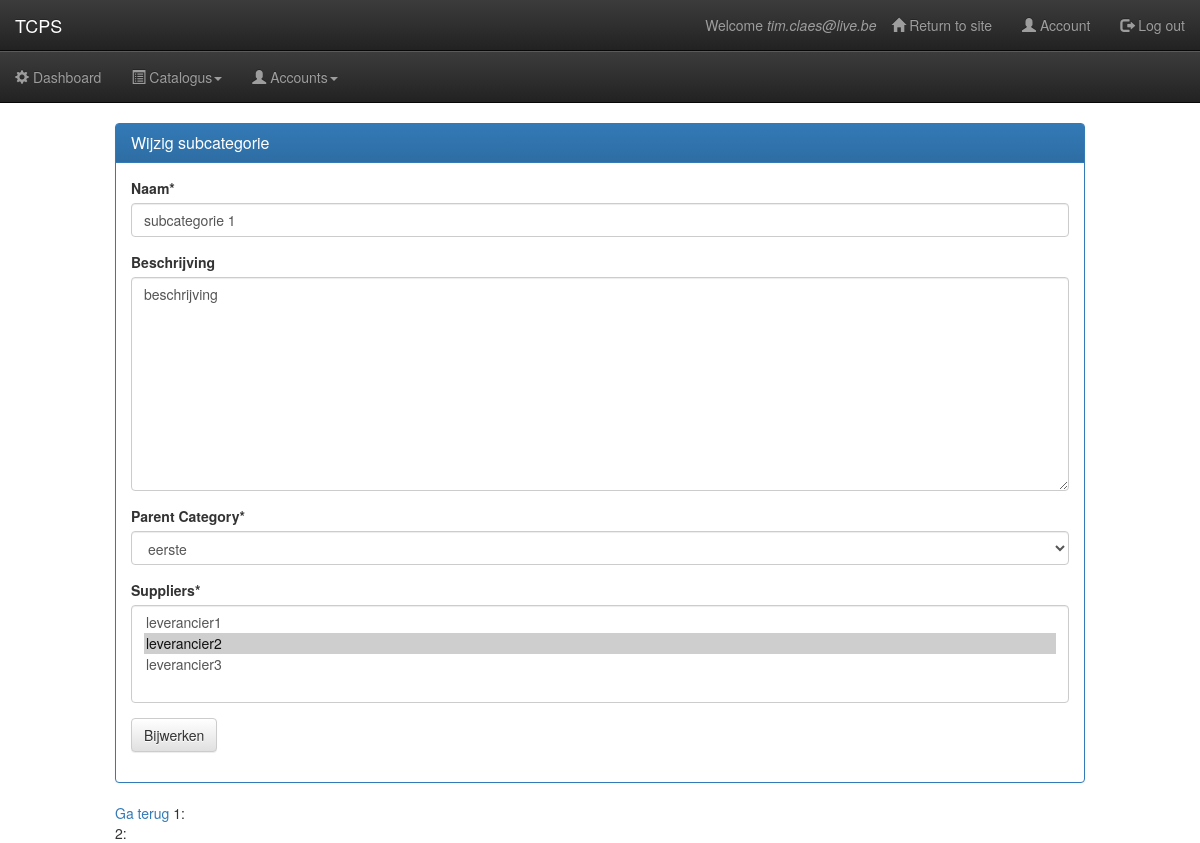
Page /products/dashboard/subcategorie/update/sub1/ (signed in) on the earlier database version.
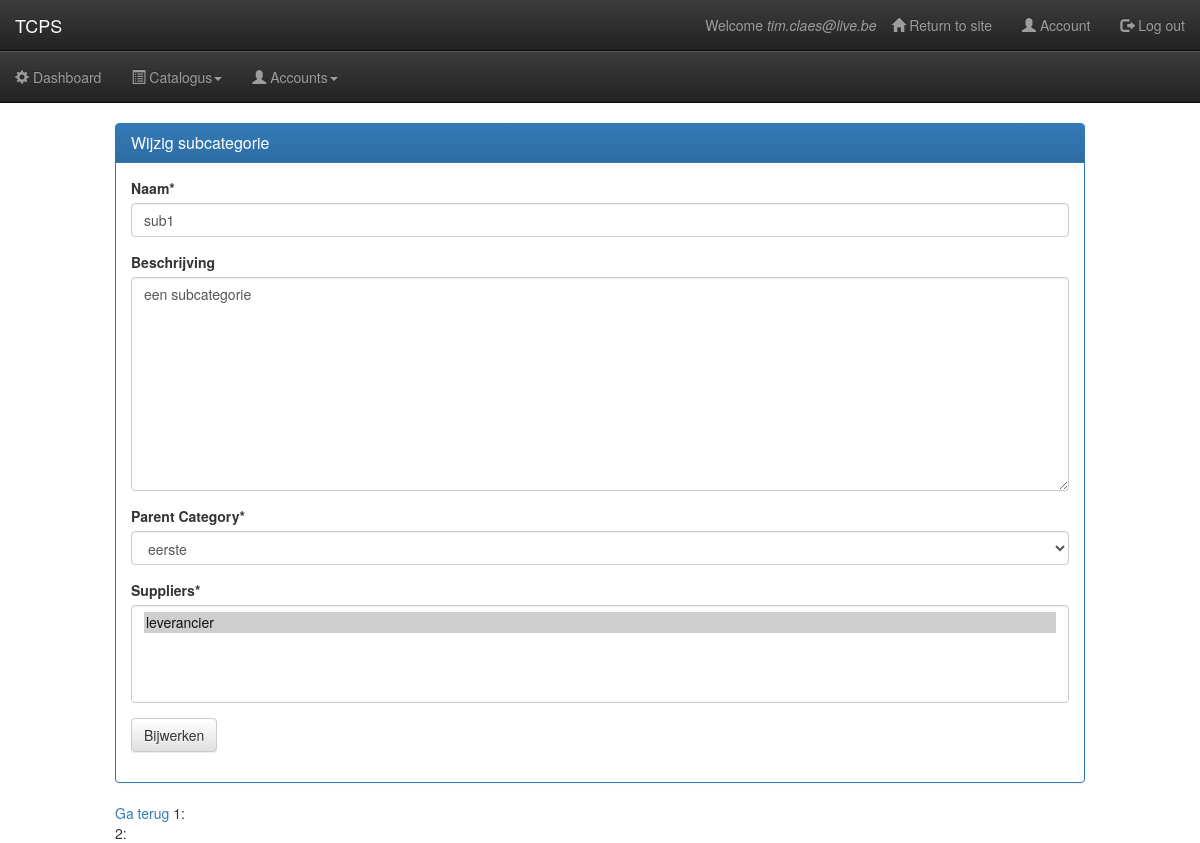
Same page on the later database version.
### catalogue/models.py (models this page shows)
class MetaOptionsMixin(object):
 	def get_verbose_name(self):
 		return self._meta.verbose_name
  	def get_verbose_name_plural(self):
 		return self._meta.verbose_name_plural
	def get_class_name(self):
		return self._meta.object_name

class SubCategory(MetaOptionsMixin, models.Model):
	name = models.CharField(_('Naam'), max_length=255, unique=True)
	slug = models.CharField(_('Slug'), max_length=255, unique=False)
	description = models.TextField(_('Beschrijving'), null=True, blank=True)
	parent_category = models.ForeignKey(Category, verbose_name='Parent Category', related_name='subcategories')
	suppliers = models.ManyToManyField('Supplier', related_name='categories')
	class Meta:
		app_label = 'catalogue'
		ordering = ['name']
		verbose_name = _('subcategorie')
		verbose_name_plural = _('subcategorieen')
	def __unicode__(self):
		return self.name
	def __str__(self):
		return self.name

class Category(MetaOptionsMixin, models.Model):
	name = models.CharField(_('Naam'), max_length=255, unique=True)
	image = models.ImageField(_('Afbeelding'), upload_to='categories', blank=True, null=True, max_length=255)
	slug = models.SlugField(_('Slug'), unique=True, max_length=255)
	class Meta:
		app_label = 'catalogue'
		ordering = ['name']
		verbose_name = _('categorie')
		verbose_name_plural = _('categorieen')
	def __unicode__(self):
		return self.name
	def __str__(self):
		return self.name
	def get_absolute_url(self):
		return '/dashboard/'

class Supplier(MetaOptionsMixin, models.Model):
	name = models.CharField(_('Naam'), max_length=255, unique=True)
	slug = models.CharField(_('Slug'), max_length=255, unique=False)
	description = models.TextField(_('Description'), null=True, blank=True)
	website = models.URLField(blank=True)
	logo = models.ImageField(max_length=255, blank=True)
	class Meta:
		app_label = 'catalogue'
		ordering = ['name']
		verbose_name = _('leverancier')
		verbose_name_plural = _('leveranciers')
	def __unicode__(self):
		return self.name
	def __str__(self):
		return self.name

### catalogue/views.py (the view)
# urls.py: url(r'^dashboard/subcategorie/update/(?P<slug>[\w-]+)/$', SubCategoryUpdateView.as_view(), name='subcategory-update'),
class SubCategoryUpdateView(SubCategoryActionMixin, UpdateView):
	model = SubCategory
	template_name = 'item_edit.html'
	success_url = reverse_lazy('subcategory-list')

### catalogue/views.py (called while the page is built)
	def get_context_data(self, **kwargs):
		ctx = super(SubCategoryActionMixin, self).get_context_data(**kwargs)
		ctx['modelname'] = 'subcategorie'
		return ctx

### catalogue/templates/item_edit.html (shortened to what this page needs)
{% extends 'dashboard_layout.html' %}
{% load crispy_forms_tags %}
{% block content %}
<div class="container-fluid">
	<div class="row">
		<div class="col-md-10 col-md-offset-1">
			<div class="panel panel-primary">
				<div class="panel-heading clearfix">
					<h5 class="panel-title pull-left">
					{% if object %}
						Wijzig {{ modelname }}
					{% else %}
						Nieuwe {{ modelname }}
					{% endif %}
					</h5>
				</div>
				<div class="panel-body">
					<div class="form-group">
						<form method="POST">
							<ul class="list-unstyled">
							{{ form|crispy }}
							</ul>
							{% if object %}
							<input class="btn btn-default" type="submit" value="Bijwerken" />
							{% else %}
							<input class="btn btn-default" type="submit" value="Bewaren" />
							{% endif %}
						</form>
					</div>
				</div>
			</div>
		</div>
	</div>
	<div class="row">
		<div class="col-md-10 col-md-offset-1">
			<a href="{{request.META.HTTP_REFERER}}">Ga terug</a>
			1: {{ object.supplier }}<br>
			2: {{ object.subcategory.parent_category.slug }}
		</div>
	</div>
</div>
{% endblock content %}

### catalogue/templates/dashboard_layout.html (shortened to what this page needs)
{% extends 'base.html' %}
{% load staticfiles i18n widget_tweaks %}
{% block extra_css %}
    <link rel="stylesheet" href="{% static 'css/dashboardstyle.css' %}">
{% endblock extra_css %}
{% block navbar %}
    <nav class="navbar navbar-static-top navbar-inverse navbar-accounts">
        <div class="container-fluid">
            <div class="navbar-header">
                <span class="navbar-brand">TCPS</span>
            </div>
            <div class="collapse navbar-collapse nav-accounts">
                <ul class="nav navbar-nav navbar-right">
                    <li id="welcome"><span>{% trans "Welcome" %} <em>{{ user.get_full_name|default:request.user.email }}</em></span></li>
                    <li><a href="{{ homepage_url }}"><i class="glyphicon glyphicon-home"></i> {% trans "Return to site" %}</a></li>
                    <li><a href="url 'customer:summary' "><i class="glyphicon glyphicon-user"></i> {% trans "Account" %}</a></li>
                    <li><a href="{% url 'logout' %}"><i class="glyphicon glyphicon-log-out"></i> {% trans "Log out" %}</a></li>
                </ul>
            </div>
        </div>
    </nav>
    <nav class="navbar navbar-static-top navbar-inverse main-navigation">
        <div class="collapse navbar-collapse nav-primary">
            <ul class="nav navbar-nav">
                <li>
                    <a href="/products/dashboard/">
                        <span class="glyphicon glyphicon-cog" aria-hidden="true"></span> Dashboard
                    </a>
                </li>
                <li class="dropdown">
                    <a href="#" class="dropdown-toggle" data-toggle="dropdown" role-"button" aria-expanded="false">
                        <span class="glyphicon glyphicon-list-alt " aria-hidden="true"></span> Catalogus<b class="caret"></b>
                    </a>
                </li>
                <li class="dropdown">
                    <a href="#" class="dropdown-toggle" data-toggle="dropdown" role-"button" aria-expanded="false">
                        <span class="glyphicon glyphicon-user" aria-hidden="true"></span> Accounts<b class="caret"></b>
                    </a>
                </li>
            </ul>
        </div>
    </nav>
{% endblock navbar %}

Differences in the rows shown:
changed SubCategory "eerste": name "subcategorie 1" → "sub1"; description "beschrijving" → "een subcategorie"
Other differences:
form field suppliers: "leverancier1 / leverancier2 ☑ / leverancier3" → "leverancier ☑"
